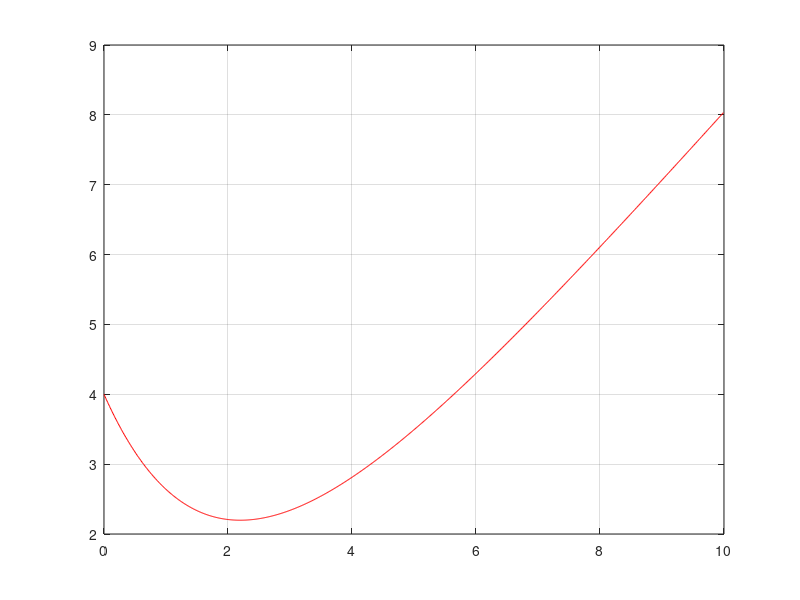

Reproduce this figure in MATLAB.


function runge_kutta

    # w = 1 euler modificado
    # w = 1/2 euler mejorado

    w=1/2;
    Dt = 0.01;
    NDt = 1000;

    f = @ (t,y) t/2 - y/2 ;

    y = zeros(NDt,1);
    t = zeros(NDt,1);

    y(1) = 4;
    t(1) = 0;
    for j=1: NDt - 1
        k1= Dt * f(t(j),y(j));
            tg = t(j) + Dt/(2*w);
            yg = y(j) + k1/(2*w);
        k2= Dt * f(tg, yg);
        y(j+1) = y(j) + (1-w)*k1 + w*k2;
        t(j+1) = t(j) + Dt;
        # fprintf("vuelta %d: t=%.4f;y=%f;k1=%f; tg=%f; yg=%f; k2=%f; \n",j,t(j),y(j),k1,tg,yg,k2);
    endfor

    figure(1)
    plot(t,y,'r')
    grid on


endfunction
